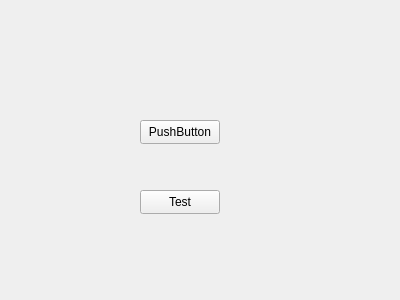
<?xml version="1.0" encoding="UTF-8"?>
<ui version="4.0">
 <class>newForm</class>
 <widget class="QWidget" name="newForm">
  <property name="geometry">
   <rect>
    <x>0</x>
    <y>0</y>
    <width>400</width>
    <height>300</height>
   </rect>
  </property>
  <property name="windowTitle">
   <string>newForm</string>
  </property>
  <widget class="QPushButton" name="pushButton">
   <property name="geometry">
    <rect>
     <x>140</x>
     <y>120</y>
     <width>80</width>
     <height>24</height>
    </rect>
   </property>
   <property name="text">
    <string>PushButton</string>
   </property>
  </widget>
  <widget class="QPushButton" name="pushButton_2">
   <property name="geometry">
    <rect>
     <x>140</x>
     <y>190</y>
     <width>80</width>
     <height>24</height>
    </rect>
   </property>
   <property name="text">
    <string>Test</string>
   </property>
  </widget>
 </widget>
 <resources/>
 <connections/>
</ui>
